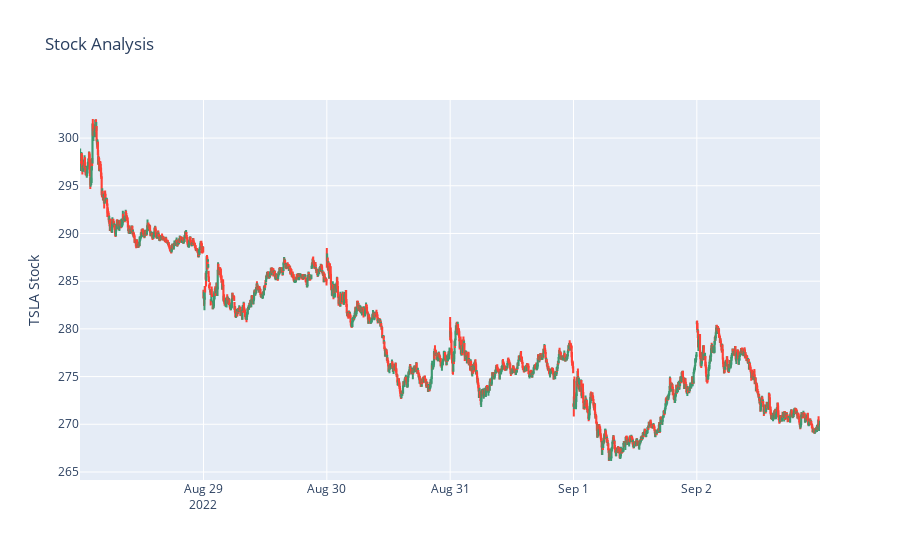

This figure's notebook cell:
### Code cell
plot_candles(tsla, show_afterhours=True)

### Figure 1 — Plotly figure (JSON) as saved in the notebook; plotly's stock layout.template omitted (floating-point values rounded to 4 significant figures; data arrays with more than 128 entries replaced by an {"elided": "..."} marker saying what was removed)
{"data": [{"close": {"elided": "2342 float values"}, "high": {"elided": "2342 float values"}, "low": {"elided": "2342 float values"}, "open": {"elided": "2342 float values"}, "type": "candlestick", "x": {"elided": "2342 str values"}}], "layout": {"autosize": true, "title": {"text": "Stock Analysis"}, "xaxis": {"autorange": true, "range": ["2022-08-26 09:29:30", "2022-09-02 15:59:30"], "rangebreaks": [{"bounds": ["sat", "mon"]}, {"bounds": [16, 9.5], "pattern": "hour"}], "rangeslider": {"visible": false, "yaxis": {}}, "type": "date"}, "yaxis": {"autorange": true, "range": [264.2, 304.0], "title": {"text": "TSLA Stock"}}}}
